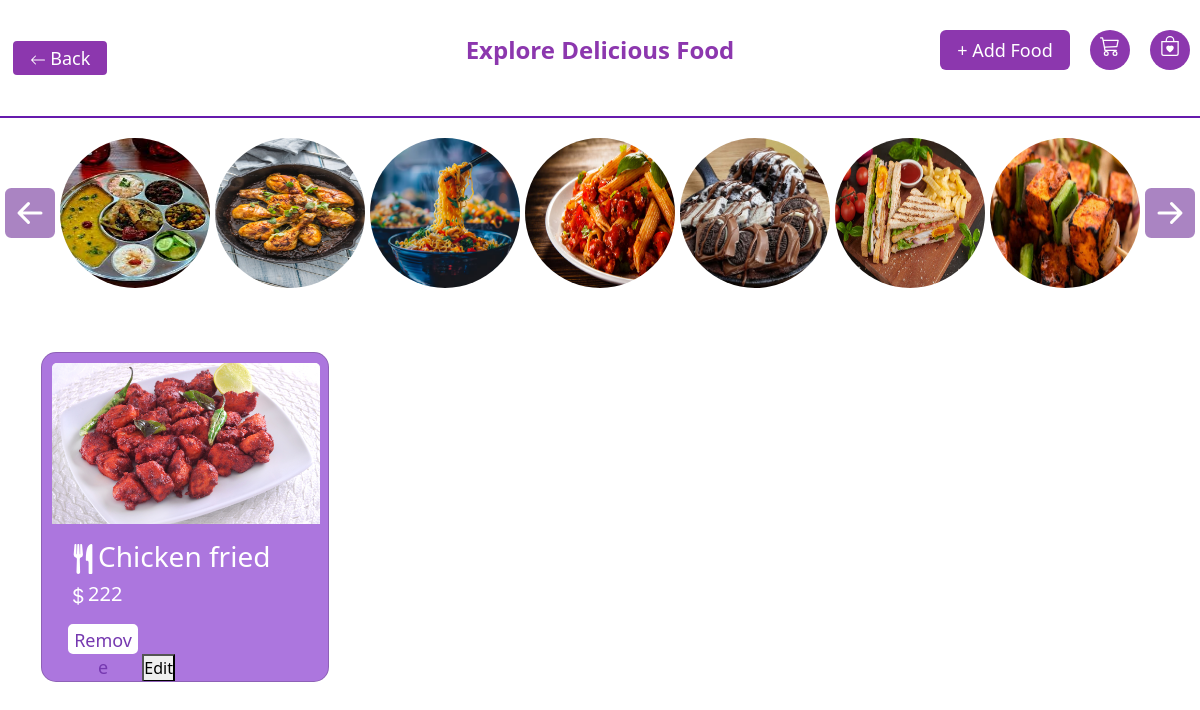
Page /viewmenu/1/ on the committed database.
### deliveryapp/models.py (models this page shows, shortened)
class food_details(models.Model):
    restaurant = models.ForeignKey(restaurant_register,on_delete=models.CASCADE)
    foodname = models.CharField(max_length=50,null=True,blank=True)
    amount = models.IntegerField(null=True,blank=True)
    photo = models.ImageField(null=True,blank=True)

### deliveryapp/views.py (the view)
# urls.py: path('viewmenu/<int:restaurant_id>/',view_menu,name='viewmenu'),
def view_menu(request,restaurant_id):
    data = get_object_or_404(restaurant_register,id=restaurant_id)
    foods = food_details.objects.filter(restaurant=data)
    return render(request,'foodapp/foodadd.html',{
        'data':data,
        'foods':foods
     })

### templates/foodapp/foodadd.html (shortened to what this page needs)
{% load static %}
<!DOCTYPE html>
<html lang="en">
<head>
  <link href="https://cdn.jsdelivr.net/npm/bootstrap@5.3.3/dist/css/bootstrap.min.css" rel="stylesheet">
   <link rel="stylesheet" href="{% static 'appstyling/foodapp.css' %}">
</head>
<body>
<div class="explore">
  <div class="back-button">
    <div class="back"><button><a href="{% url 'home' %}"><svg xmlns="http://www.w3.org/2000/svg" width="16" height="16" fill="currentColor" class="bi bi-arrow-left" viewBox="0 0 16 16">
      <path fill-rule="evenodd" d="M15 8a.5.5 0 0 0-.5-.5H2.707l3.147-3.146a.5.5 0 1 0-.708-.708l-4 4a.5.5 0 0 0 0 .708l4 4a.5.5 0 0 0 .708-.708L2.707 8.5H14.5A.5.5 0 0 0 15 8"/>
      </svg> Back </a></button></div>
  </div>
  <div class="explore-head">
    <p>Explore Delicious Food</p>
  </div>
  <div class="addfood-icons">
     <div class="mb-3">
    <a href="{% url 'addfood' data.id %}">
      <button class="btn">+ Add Food</button>
    </a>
  </div>
    <div class="cart-icon">
    </div>
     <div class="heart-icon">
      </div>
  </div>
  </div>
  <div class="line"></div>
   <div class="items-scroll">
    <div>
    </div>
    <div><img src="{% static 'images/images.jpeg' %}" alt=""></div>
    <div><img src="{% static 'images/nonveg.avif' %}" alt=""></div>
    <div><img src="{% static 'images/street-food-still-life.avif' %}" alt=""></div>
    <div><img src="{% static 'images/istockphoto.jpg' %}" alt=""></div>
    <div><img src="{% static 'images/desert.jpg' %}" alt=""></div>
    <div><img src="{% static 'images/sandwich.avif' %}" alt=""></div>
    <div><img src="{% static 'images/image3-1024x684.jpg' %}" alt=""></div>
    <div>
    </div>
   </div>
  <div class="container mt-4">
    <div class="row">
        {% for i in foods %}
        <div class="card  food-card" style="width: 18rem;">
          {% if i.photo %}
            <img src="{{ i.photo.url }}" class="card-img-top" alt="...">
          {% else %}
            No Image
          {% endif %}
        <div class="card-body">
            <h3 class="card-title">{{ i.foodname }}</h3>
             <h5 class="amount">{{ i.amount }}</h5>
            <a href="{% url 'delete' i.id %}"><button class="del">Remove</button></a>
             <a href="{% url 'update' i.id %}"><button class="edit">Edit</button></a>
          </div>
        </div>
      {% endfor %}
  </div>
  </div>
</body>
</html>

### static/appstyling/foodapp.css (style rules this page uses)
* { padding: 0; margin: 0; box-sizing: border-box; }
.container { padding-top: 20px; padding-bottom: 30px; padding-left:10px; padding-right: 10px; }
.row { gap:30px; }
.line { height: 2px; width: 100%; background-color: rgb(102, 26, 173); margin-top: 20px; }
.explore { display: flex; align-items: center; justify-content: space-between; margin-top: 20px; padding: 10px; }
.back-button { flex: 1; }
.explore-head { flex: 1; text-align: center; }
.explore-head p { color: rgb(140, 55, 174); font-size: x-large; font-weight: bolder; }
.addfood-icons { flex: 1; display: flex; justify-content: flex-end; gap: 20px; }
.cart-icon { height: 40px; width: 40px; background-color: rgb(140, 55, 174); border-radius: 100%; text-align: center; }
.cart-icon svg { height: 20px; width: 20px; color: white; margin-top: 5px; }
.heart-icon { height: 40px; width: 40px; background-color: rgb(140, 55, 174); border-radius: 100%; text-align: center; }
.heart-icon svg { height: 20px; width: 20px; color: white; margin-top: 5px; }
.back button { height: 40px; width: 100px; background-color: rgb(140, 55, 174); border: solid white; border-radius: 7px; font-size: large; }
.btn { height: 40px; width: 130px; background-color: rgb(140, 55, 174); color: white; font-size: large; }
.back a { color: white; text-decoration: none; }
.food-card { width: 100%; height: 330px; border-radius: 15px; overflow: hidden; box-shadow: 0 4px 10px white; padding: 10px 10px 10px 10px; background-color: rgb(172, 118, 222); margin-left: 13px; }
.card-img-top { width: 268px; height: 170px; justify-content: center; align-items: center; background: #eee; }
.row { margin-top: 20px; }
.card-title { color: white; }
.card-body a { color: white; }
.card-body h5 { color: white; }
.del { margin-top: 10px; background-color: white; color: rgb(118, 57, 176); width: 30%; height: 30px; border-radius: 5px; border: solid white; font-size: large; text-align: center; font-weight: 400px; }
.card-title svg { height: 30px; width: 30px; align-items: center; }
.amount svg { height: 20px; width: 20px; align-items: center; }
.items-scroll { display: flex; justify-content: space-evenly; align-items: center; margin-top: 20px; }
.items-scroll img { height: 150px; width: 150px; border-radius: 100%; }
.items-scroll svg { height: 50px; width: 50px; color: rgba(86, 10, 134, 0.5); }

### templates/foodapp/foodadd.html (style rules this page uses)
body { background-color: white; }

### rows in the picture
food_details: photo (picture), foodname "Chicken fried", amount "222"
